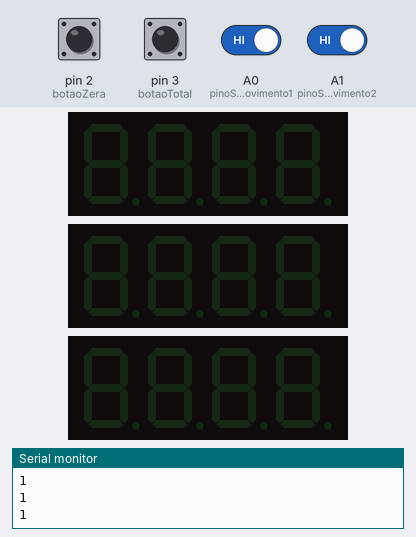
A sketch run on a simulated Arduino Uno, built with avr-gcc and run on an emulated ATmega328P. Parts: 3 × 4-digit seven-segment display, the last lines printed to the serial monitor. The test bench sets the inputs (shaded band); at power-on: A0 (pinoSensorMovimento1), A1 (pinoSensorMovimento2) HIGH, pin 2 (botaoZera), pin 3 (botaoTotal) LOW.

Above: at 1.2 s.
1.3 s: A0 (pinoSensorMovimento1) driven LOW
At 2.1 s:
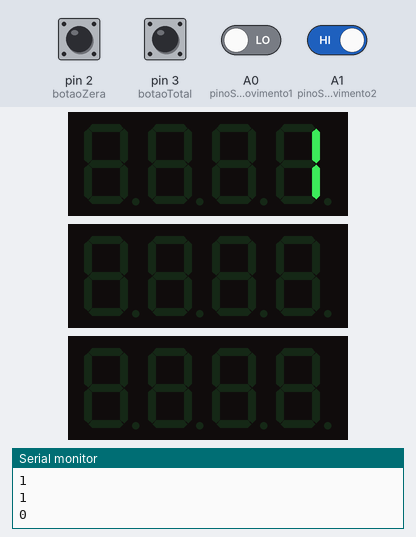
3.8 s: pin 3 (botaoTotal) pulled HIGH for 1 s
6.3 s: A1 (pinoSensorMovimento2) driven LOW
At 7.3 s:
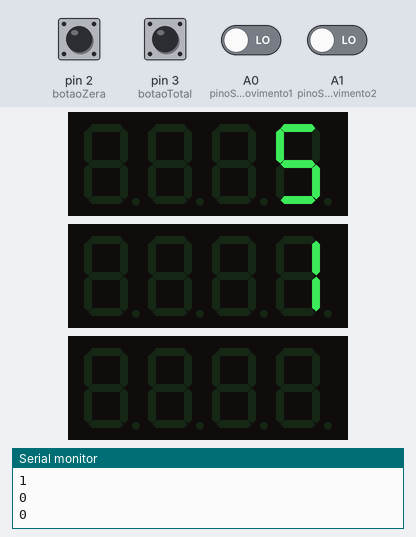
9.0 s: pin 2 (botaoZera) pulled HIGH for 1 s
At 11.6 s:
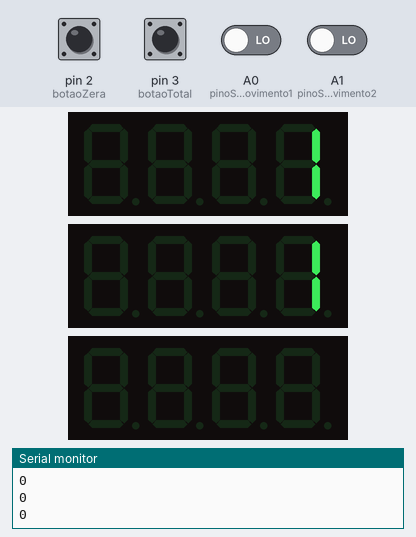
13.0 s: pin 3 (botaoTotal) pulled HIGH for 1 s
15.5 s: A0 (pinoSensorMovimento1) driven HIGH
At 16.8 s:
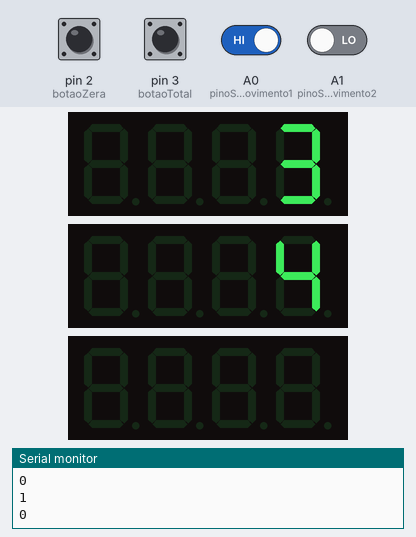
Timing chart, 0 to 18.5 s (numbered marks = the images above; inputs shaded):
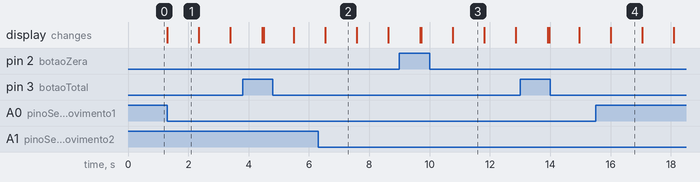

Measured:
- after the input at 1.3 s, the display: changes at once (image 1)
- what the display in image 1 shows lasts 1.0 s, from 1.3 s to 2.3 s

The sketch:

MPA-Aryzinho.ino
```cpp
#include <TM1637Display.h>
//#include "display.h"

//Sensores de presença
int pinoSensorMovimento1 = A0;
int pinoSensorMovimento2 = A1;
int acionamentoSensor1;
int acionamentoSensor2;
int contador1 = 0;
int contador2 = 0;
int contadorTotal = 0;

//Display
const int CLK1 = 8;
const int CLK2 = 9;
const int CLK3 = 10;
const int DIO = 7;

int botaoZera = 2;
int botaoTotal = 3;

TM1637Display display1(CLK1, DIO);
TM1637Display display2(CLK2, DIO);
TM1637Display display3(CLK3, DIO);

void setup()
{

  pinMode(pinoSensorMovimento1, INPUT);
  pinMode(pinoSensorMovimento2, INPUT);

  limpaContadores();

  Serial.begin(9600);

  pinMode(botaoTotal, INPUT);

}

void loop()
{

    acionamentoSensor1 = digitalRead(pinoSensorMovimento1);
    Serial.println(acionamentoSensor1);

    if (acionamentoSensor1 == 0) {
      contador1 = contador1 + 1;
      mostraContador(display1, contador1);

      //limpa o contador total para não confundir a soma
      resetDisplay(display3);

      delay(1000);
    }

    acionamentoSensor2 = digitalRead(pinoSensorMovimento2);
    Serial.println(acionamentoSensor2);

    if (acionamentoSensor2 == 0) {
      contador2 = contador2 + 1;
      mostraContador(display2, contador2);

      //limpa o contador total para não confundir a soma
      resetDisplay(display3);

      delay(1000);
    }

    if (digitalRead(botaoTotal) == HIGH) {
      contadorTotal = contador1 + contador2;
      mostraContador(display3, contadorTotal);
    }

    if (digitalRead(botaoZera) == HIGH) {
      limpaContadores();
    }

}

void resetDisplay(TM1637Display &display)
{
  display.setBrightness(0xF);
  uint8_t data[] = { 0x0, 0x0, 0x0, 0x0 };
  display.setSegments(data);
}

void mostraContador( TM1637Display &display, int valor)
{
  display.showNumberDec(valor, false);
}

void limpaContadores(){

  resetDisplay(display1);
  resetDisplay(display2);
  resetDisplay(display3);

  contadorTotal = 0;
  contador1 = 0;
  contador2 = 0;
}
```
